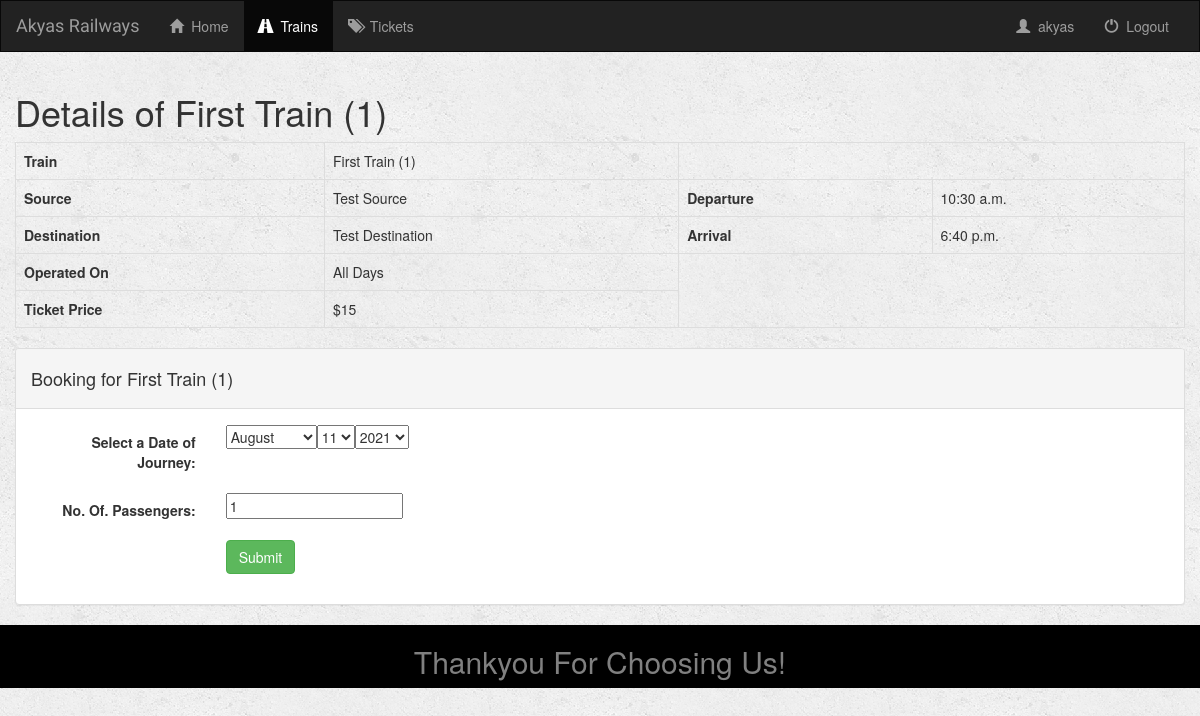
The app's page /train/1/booking/ (signed in) with its own data.
### app/models.py (models this page shows)
class Train(models.Model):
    name = models.CharField(max_length=50)
    source = models.CharField(max_length=50)
    destination = models.CharField(max_length=50)
    estimated_departure = models.TimeField()
    estimated_arrival = models.TimeField()
    operated_days = models.CharField(max_length=15, default="All Days")
    ticket_price = models.IntegerField(default=10)
    capacity = models.IntegerField(default=50)
    def __str__(self):
        return f"{self.name} ({self.pk})"

### app/views.py (the view, shortened to what this page needs)
# urls.py: path('train/<int:train_id>/booking/', views.booking_journey, name='booking'),
def booking_journey(request, train_id):
    if not request.user.is_authenticated:
        return render(request, 'app/login.html')
    train = get_object_or_404(Train, pk=train_id)
    booking_form = BookingForm(request.POST or None)
    template = 'app/booking.html'
    context = {
        "form": booking_form,
        "train": train
    }
    return render(request, template, context)

### app/forms.py
class BookingForm(forms.Form):
    default_date = date.today() + timedelta(days=1)
    journey_date = forms.DateField(
        label="Select a Date of Journey",
        widget=forms.SelectDateWidget,
        initial=default_date
    )
    admit_count = forms.IntegerField(
        label="No. Of. Passengers",
        min_value=1,
        initial=1
    )

### app/templates/app/booking.html (shortened to what this page needs)
{% extends 'app/base.html' %}
{% block trains_active %}active{% endblock %}
{% block user %} {{user.username}} {% endblock %}
{% block user_base %}
    {% include 'app/user_base.html' %}
{% endblock %}
{% block base_body %}
    {% include 'app/train_details_template.html' %}
    <div class="container-fluid">
        <div class="panel panel-default">
            <div class="panel-heading"> <h4>Booking for {{train}}</h4></div>
            <div class="panel-body">
                <form class="form-horizontal" role="form" action="" method="post" enctype="multipart/form-data">
                    {% include 'app/form_template.html' %}
                    <div class="form-group">
                        <div class="col-sm-offset-2 col-sm-10">
                            <button type="submit" class="btn btn-success">Submit</button>
                        </div>
                    </div>
                </form>
            </div>
        </div>
    </div>
{% endblock %}

### app/templates/app/train_details_template.html
<div class="container-fluid">
    <h1> Details of {{train}}</h1>
    <div class="table-responsive">
        <table class="table table-bordered">
            <tr>
                <th> Train </th>
                <td> {{train}}</td>
            </tr>
            <tr>
                <th> Source</th>
                <td> {{train.source}} </td>
                <th> Departure </th>
                <td>{{train.estimated_departure}}</td>
            </tr>
            <tr>
                <th> Destination</th>
                <td> {{train.destination}} </td>
                <th> Arrival </th>
                <td>{{train.estimated_arrival}}</td>
            </tr>
            <tr>
                <th> Operated On </th>
                <td> {{train.operated_days}}</td>
            </tr>
            <tr>
                <th> Ticket Price</th>
                <td> ${{train.ticket_price}}</td>
            </tr>
        </table>
    </div>
</div>

### app/static/app/style.css (style rules this page uses)
body { background: white url("images/whiteBG.png"); }

### records on screen
Train: name+id "First Train (1)", source "Test Source", estimated_departure "10:30 a.m.", destination "Test Destination", estimated_arrival "6:40 p.m.", operated_days "All Days", ticket_price "15"

### other values on screen
{{ user.username }} "akyas"
{{ field.label_tag }} "Select a Date of Journey:" "No. Of. Passengers:"
